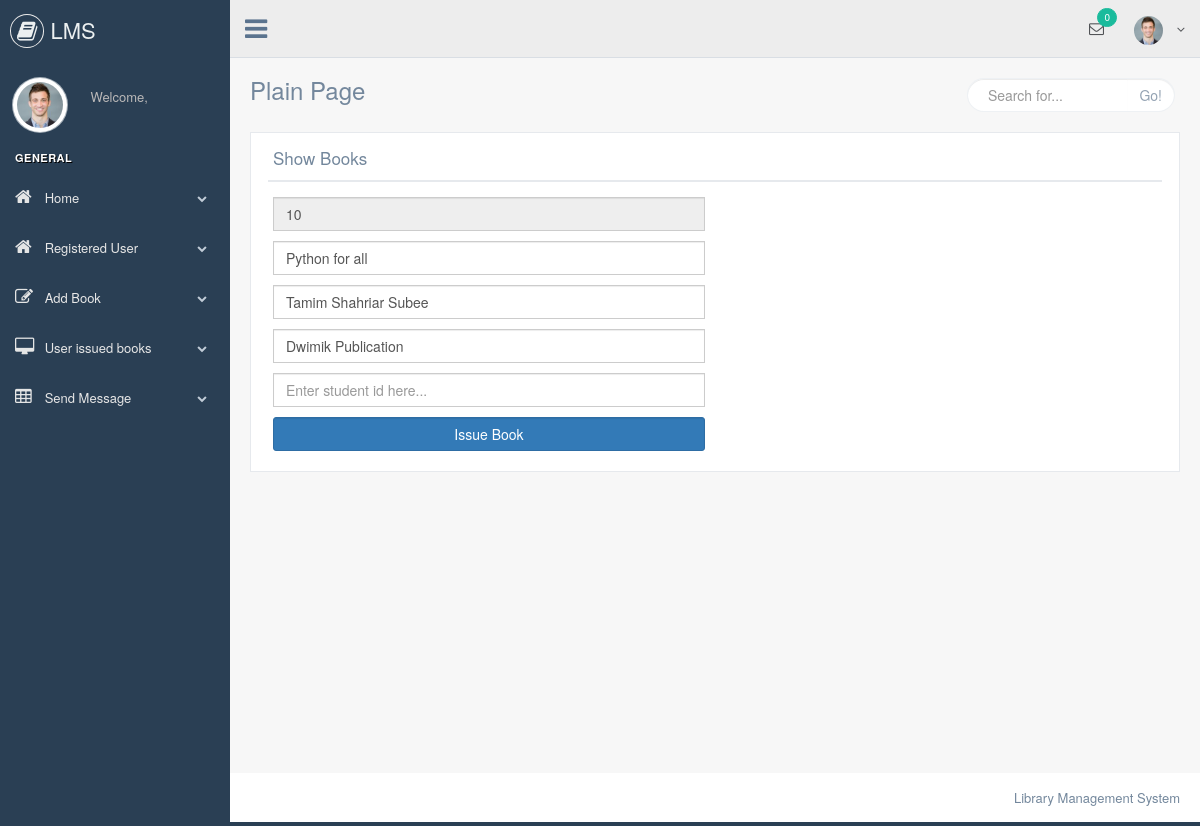
Screenshot of /librarian/issue_books.php?issueid=10 (signed in) with the database file from the repository.
### tables this page shows
CREATE TABLE `books` (
  `id` int(10) NOT NULL,
  `b_name` varchar(20) NOT NULL,
  `b_img` varchar(255) NOT NULL,
  `b_author` varchar(20) NOT NULL,
  `b_publication` varchar(40) NOT NULL,
  `cat` int(10) NOT NULL,
  `stock` int(10) NOT NULL,
  `postTime` datetime NOT NULL
);

### core/init.php (called while the page is built, shortened)
<?php
	include 'database/config.php';
	include 'classes/user.php';
	global $pdo;
	$user = new User($pdo);
 ?>

### core/classes/user.php (called while the page is built, shortened)
<?php
	class User
	{
		protected $pdo;
		function __construct($pdo)
		{
			$this->pdo = $pdo;
		}
		public function checkData($tablename,$field,$var){
			$stmt = $this->pdo->prepare("SELECT {$field} FROM {$tablename} WHERE {$field}=:{$field}");
			$stmt ->bindParam(":{$field}",$var);
			$stmt ->execute();
			$count = $stmt->rowCount();
			return ($count==1)? true : false;
		}
		public function userData($table,$id){
			$stmt = $this->pdo->prepare("SELECT * FROM {$table} WHERE id=:id");
			$stmt ->bindParam(":id",$id,PDO::PARAM_INT);
			$stmt ->execute();
			return $stmt->fetch(PDO::FETCH_OBJ);
		}
	}
 ?>

### librarian/issue_books.php (the view, shortened to what this page needs)
<?php include 'lib/header.php'; ?>
    <div class="x_title">
        <h2>Show Books</h2>
        <div class="clearfix"></div>
    </div>
<?php
  if (isset($_GET['issueid']) && !empty($_GET['issueid'])) {
    $id = $_GET['issueid'];
    $book = $user->userData("books",$id);
            if ($user->checkData("books","id",$id)===true) {
            ?>
      <div class="x_content">
            <div class="row">
                  <div class="col-md-6">
                        <form action="" method="post" enctype="multipart/form-data">
                             <div class="form-group">
                                    <input type="text" name="b_id" class="form-control input" value="<?php echo $book->id; ?>" readonly>
                              </div>
                              <div class="form-group">
                                    <input type="text" name="b_name" class="form-control input" value="<?php echo $book->b_name; ?>">
                              </div>
                              <div class="form-group">
                                    <input type="text" name="b_author" class="form-control input" value="<?php echo $book->b_author; ?>">
                              </div>
                              <div class="form-group">
                                    <input type="text" name="b_publication" class="form-control input" value="<?php echo $book->b_publication; ?>">
                              </div>
                              <div class="form-group">
                                    <input type="text" name="u_id" class="form-control input" placeholder="Enter student id here...">
                              </div>
                              <div class="form-group">
                                    <input type="submit" name="issueBook" class="form-control btn btn-primary" value="Issue Book">
                              </div>
                        </form>
                  </div>
            </div>
        </div>
            <?php
      }else{
            ?>
            <center><h2>Something went wrong..</h2><a href="show_books.php">Go back</a></center>
            <?php
      }
            }
?>
<?php include 'lib/footer.php'; ?>

### rows the page displays
books: b_id "10", b_name "Python for all", b_author "Tamim Shahriar Subee", b_publication "Dwimik Publication"

### other values shown
$count "0"
